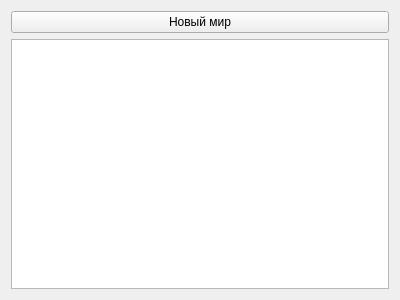
<?xml version="1.0" encoding="UTF-8"?>
<ui version="4.0">
 <class>Widget</class>
 <widget class="QWidget" name="Widget">
  <property name="geometry">
   <rect>
    <x>0</x>
    <y>0</y>
    <width>400</width>
    <height>300</height>
   </rect>
  </property>
  <property name="windowTitle">
   <string>Widget</string>
  </property>
  <layout class="QGridLayout" name="gridLayout">
   <item row="1" column="0">
    <widget class="QGraphicsView" name="graphicsView"/>
   </item>
   <item row="0" column="0">
    <widget class="QPushButton" name="pushButton">
     <property name="text">
      <string>Новый мир</string>
     </property>
    </widget>
   </item>
  </layout>
 </widget>
 <layoutdefault spacing="6" margin="11"/>
 <resources/>
 <connections/>
</ui>
